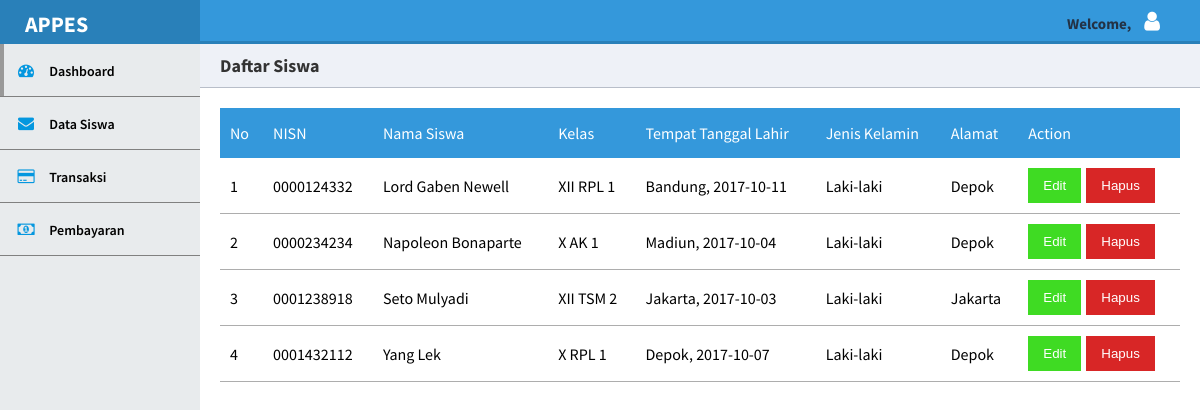
The page /view/siswa/daftarsiswa.php on the database its author committed.
### tables this page shows
CREATE TABLE `siswa` (
  `nisn` varchar(255) NOT NULL,
  `nama_lengkap` varchar(255) NOT NULL,
  `kelas` varchar(255) NOT NULL,
  `tempat_lahir` varchar(255) NOT NULL,
  `tanggal_lahir` varchar(255) NOT NULL,
  `jk` enum('Laki-laki','Perempuan','Tak Diketahui') NOT NULL,
  `alamat` text NOT NULL,
  `foto` varchar(255) NOT NULL
);

### model/model.php (called while the page is built, shortened)
<?php
class model {
    function select($table){
        require "../../koneksi.php";
        $data = mysqli_query($connect, "SELECT * FROM $table");
        $dataarray = array();
            while($row = mysqli_fetch_assoc($data)){
                $dataarray[] = $row;
            }
        return $dataarray;
    }
}
?>

### controller/msbank/msbank.php (called while the page is built, shortened)
<?php
class msbank {
		public function tampilsiswa(){
            require_once '../../model/model.php';
            $model = new model;
            return $datasiswa = $model->select("siswa");
        }
}
?>

### view/siswa/daftarsiswa.php (the view, shortened to what this page needs)
<?php
require_once '../../controller/msbank/msbank.php';
$msbank = new msbank;
$datasiswa = $msbank->tampilsiswa();
?>
<html lang="en">
<head>
	<?php include '../adder/calling.php'; ?>
</head>
<body>
		<div class="header">
			<div class="user">
			<span>Welcome, <?php echo $_SESSION['user']; ?></span>
			<a href="../../controller/msbank/submit.php?logout">
			<span><i class="fa fa-user" title="Logout"></i></span></a>
			</div>
		</div>
		<div class="side-nav">
			<div class="logo">
				<span>APPES</span>
			</div>
            <?php include '../adder/sidebar.php' ?>
		</div>
		<div class="main-content">
			<div class="title">
				Daftar Siswa
			</div>
			<div class="main" style="padding:20px;">
				<table class="table table-list" cellspacing="0">
                    <thead>
                        <td>No</td>
                        <td>NISN</td>
                        <td>Nama Siswa</td>
                        <td>Kelas</td>
                        <td>Tempat Tanggal Lahir</td>
                        <td>Jenis Kelamin</td>
                        <td>Alamat</td>
                        <td>Action</td>
                    </thead>
                    <?php $no=1; foreach($datasiswa as $siswa) : ?>
                    <tr>
                        <td><?php echo $no; $no++ ?></td>
                        <td><?php echo $siswa['nisn'] ?></td>
                        <td><?php echo $siswa['nama_lengkap'] ?></td>
                        <td><?php echo $siswa['kelas'] ?></td>
                        <td><?php echo $siswa['tempat_lahir'] ?>,&nbsp;<?php echo $siswa['tanggal_lahir'] ?></td>
                        <td><?php echo $siswa['jk'] ?></td>
                        <td><?php echo $siswa['alamat'] ?></td>
                        <td><a href="editsiwa.php?NISN=<?php echo $siswa['nisn'] ?>"><button class="button button-green" style="margin-right:5px;">Edit</button></a><a href="../../controller/msbank/submit.php?deleteNISN=<?php echo $siswa['nisn'] ?>"><button class="button button-red">Hapus</button></a></td>
                    </tr>
                    <?php endforeach ?>
                </table>
			</div>
		</div>
</body>
</html>

### assets/css/index1.css (style rules this page uses)
* { box-sizing: border-box; }
body { margin: 0; padding: 0; font-family: 'Source Sans Pro', sans-serif; background-color: #ffffff; -webkit-font-smoothing: antialiased; -moz-osx-font-smoothing: grayscale; }
.header { position: absolute; width: 100%; z-index: 3; height: 44px; background-color: #fff; border-bottom: 3px solid rgb(41, 128, 185); }
.header .user { float: right; margin-right: 30px; }
.header .user { height: 44px; z-index: 1; padding: 10px; font-weight: 700; color: #233245; }
.header .user i { font-size: 22px; }
.header .user span { margin-left: 10px; font-size: 15px; }
.header .user a { text-decoration: none; color: #fff; }
.logo { height: 44px; padding: 10px; font-weight: 700; }
.side-nav .logo { background-color: rgb(41, 128, 185); color: #fff; }
.logo span { margin-left: 15px; text-transform: uppercase; font-size: 22px; }
.side-nav { position: absolute; width: 100%; height: 100vh; background-color: #e8ebed; z-index: 1; display: none; }
.main-content { padding: 40px; margin-top: 0; padding: 0; padding-top: 44px; height: 100%; }
.main-content .title { background-color: #eef1f7; border-bottom: 1px solid #b8bec9; padding: 10px 20px; font-weight: 700; color: #333; font-size: 18px; }
@media screen and (min-width: 600px) { .header { background-color: rgb(52, 152, 219); z-index: 1; } }
@media screen and (min-width: 600px) { .side-nav { display: block; width: 70px; z-index: 2; } }
@media screen and (min-width: 600px) { .side-nav .logo span { display: none; } }
@media screen and (min-width: 600px) { .main-content { margin-left: 70px; } }
@media screen and (min-width: 800px) { .side-nav { width: 200px; } }
@media screen and (min-width: 800px) { .side-nav .logo span { display: inline-block; } }
@media screen and (min-width: 800px) { .main-content { margin-left: 200px; } }
.main { display: flex; flex-flow: row wrap; }

### assets/css/style2.css (style rules this page uses)
.table { width:100%; }
.table-list thead { background: rgb(52, 152, 219); color:white; }
.table-list thead tr td { padding:15px 10px; }
.table-list tbody tr td { padding:10px 10px; border-bottom:1px solid #adadad; }
.button { padding:10px 15px; border: 0px; color:white; cursor: pointer; }
.button-green { background-color: #3fdb23; }
.button-red { background-color: #d82626; }

### rows shown on the page
siswa: nisn "0000124332", nama_lengkap "Lord Gaben Newell", kelas "XII RPL 1", tempat_lahir "Bandung", tanggal_lahir "2017-10-11", jk "Laki-laki", alamat "Depok"
siswa: nisn "0000234234", nama_lengkap "Napoleon Bonaparte", kelas "X AK 1", tempat_lahir "Madiun", tanggal_lahir "2017-10-04", jk "Laki-laki", alamat "Depok"
siswa: nisn "0001238918", nama_lengkap "Seto Mulyadi", kelas "XII TSM 2", tempat_lahir "Jakarta", tanggal_lahir "2017-10-03", jk "Laki-laki", alamat "Jakarta"
siswa: nisn "0001432112", nama_lengkap "Yang Lek", kelas "X RPL 1", tempat_lahir "Depok", tanggal_lahir "2017-10-07", jk "Laki-laki", alamat "Depok"
